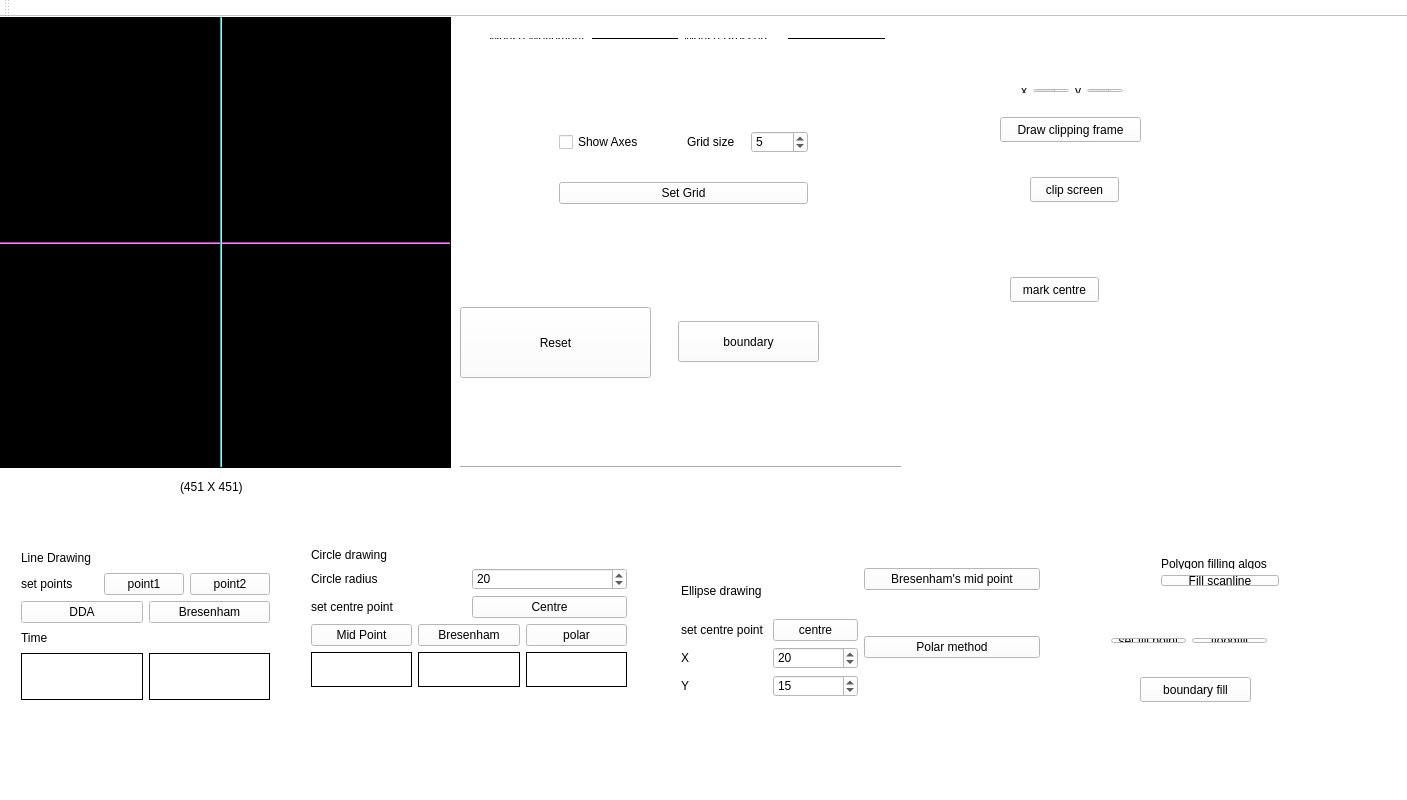
<?xml version="1.0" encoding="UTF-8"?>
<ui version="4.0">
 <class>MainWindow</class>
 <widget class="QMainWindow" name="MainWindow">
  <property name="geometry">
   <rect>
    <x>0</x>
    <y>0</y>
    <width>1407</width>
    <height>800</height>
   </rect>
  </property>
  <property name="windowTitle">
   <string>MainWindow</string>
  </property>
  <property name="styleSheet">
   <string notr="true">background-color: white;</string>
  </property>
  <widget class="QWidget" name="centralWidget">
   <widget class="my_label" name="frame">
    <property name="geometry">
     <rect>
      <x>0</x>
      <y>0</y>
      <width>451</width>
      <height>451</height>
     </rect>
    </property>
    <property name="mouseTracking">
     <bool>true</bool>
    </property>
    <property name="styleSheet">
     <string notr="true">background-color: rgb(0, 0, 0);</string>
    </property>
    <property name="frameShape">
     <enum>QFrame::Box</enum>
    </property>
    <property name="text">
     <string/>
    </property>
   </widget>
   <widget class="QLabel" name="label_6">
    <property name="geometry">
     <rect>
      <x>180</x>
      <y>460</y>
      <width>81</width>
      <height>20</height>
     </rect>
    </property>
    <property name="text">
     <string>(451 X 451)</string>
    </property>
   </widget>
   <widget class="Line" name="x_axis">
    <property name="geometry">
     <rect>
      <x>0</x>
      <y>225</y>
      <width>450</width>
      <height>2</height>
     </rect>
    </property>
    <property name="styleSheet">
     <string notr="true">background-color: rgb(255, 85, 255);</string>
    </property>
    <property name="orientation">
     <enum>Qt::Horizontal</enum>
    </property>
   </widget>
   <widget class="Line" name="y_axis">
    <property name="geometry">
     <rect>
      <x>220</x>
      <y>0</y>
      <width>2</width>
      <height>450</height>
     </rect>
    </property>
    <property name="styleSheet">
     <string notr="true">
background-color: rgb(85, 255, 255);</string>
    </property>
    <property name="orientation">
     <enum>Qt::Vertical</enum>
    </property>
   </widget>
   <widget class="QPushButton" name="resetButton">
    <property name="geometry">
     <rect>
      <x>460</x>
      <y>290</y>
      <width>191</width>
      <height>71</height>
     </rect>
    </property>
    <property name="text">
     <string>Reset</string>
    </property>
   </widget>
   <widget class="QWidget" name="layoutWidget">
    <property name="geometry">
     <rect>
      <x>540</x>
      <y>330</y>
      <width>85</width>
      <height>16</height>
     </rect>
    </property>
    <layout class="QVBoxLayout" name="verticalLayout_5"/>
   </widget>
   <widget class="Line" name="line">
    <property name="geometry">
     <rect>
      <x>460</x>
      <y>440</y>
      <width>441</width>
      <height>20</height>
     </rect>
    </property>
    <property name="orientation">
     <enum>Qt::Horizontal</enum>
    </property>
   </widget>
   <widget class="QWidget" name="layoutWidget">
    <property name="geometry">
     <rect>
      <x>548</x>
      <y>80</y>
      <width>271</width>
      <height>141</height>
     </rect>
    </property>
    <layout class="QVBoxLayout" name="verticalLayout_6">
     <item>
      <layout class="QHBoxLayout" name="horizontalLayout_3">
       <item>
        <widget class="QCheckBox" name="show_axes">
         <property name="text">
          <string>Show Axes</string>
         </property>
        </widget>
       </item>
       <item>
        <layout class="QHBoxLayout" name="horizontalLayout_2">
         <item>
          <widget class="QLabel" name="label">
           <property name="text">
            <string>Grid size</string>
           </property>
          </widget>
         </item>
         <item>
          <widget class="QSpinBox" name="gridspinbox">
           <property name="minimum">
            <number>2</number>
           </property>
           <property name="maximum">
            <number>30</number>
           </property>
           <property name="singleStep">
            <number>1</number>
           </property>
           <property name="value">
            <number>5</number>
           </property>
          </widget>
         </item>
        </layout>
       </item>
      </layout>
     </item>
     <item>
      <widget class="QPushButton" name="setgridbutton">
       <property name="text">
        <string>Set Grid</string>
       </property>
      </widget>
     </item>
    </layout>
   </widget>
   <widget class="QWidget" name="layoutWidget">
    <property name="geometry">
     <rect>
      <x>465</x>
      <y>10</y>
      <width>431</width>
      <height>23</height>
     </rect>
    </property>
    <layout class="QHBoxLayout" name="horizontalLayout_6">
     <item>
      <layout class="QHBoxLayout" name="horizontalLayout_5">
       <item>
        <widget class="QLabel" name="label_3">
         <property name="text">
          <string>    Mouse Movement</string>
         </property>
        </widget>
       </item>
       <item>
        <widget class="QLabel" name="mouse_movement">
         <property name="frameShape">
          <enum>QFrame::Panel</enum>
         </property>
         <property name="text">
          <string/>
         </property>
        </widget>
       </item>
      </layout>
     </item>
     <item>
      <layout class="QHBoxLayout" name="horizontalLayout_4">
       <item>
        <widget class="QLabel" name="label_5">
         <property name="text">
          <string>Mouse Pressed</string>
         </property>
        </widget>
       </item>
       <item>
        <widget class="QLabel" name="mouse_pressed">
         <property name="frameShape">
          <enum>QFrame::Panel</enum>
         </property>
         <property name="text">
          <string/>
         </property>
        </widget>
       </item>
      </layout>
     </item>
    </layout>
   </widget>
   <widget class="QWidget" name="layoutWidget">
    <property name="geometry">
     <rect>
      <x>300</x>
      <y>520</y>
      <width>338</width>
      <height>161</height>
     </rect>
    </property>
    <layout class="QVBoxLayout" name="verticalLayout_11">
     <item>
      <layout class="QVBoxLayout" name="verticalLayout_10">
       <item>
        <widget class="QLabel" name="label_7">
         <property name="text">
          <string>Circle drawing</string>
         </property>
        </widget>
       </item>
       <item>
        <layout class="QVBoxLayout" name="verticalLayout_9">
         <item>
          <layout class="QHBoxLayout" name="horizontalLayout_9">
           <item>
            <widget class="QLabel" name="label_8">
             <property name="text">
              <string>Circle radius</string>
             </property>
            </widget>
           </item>
           <item>
            <widget class="QSpinBox" name="radius">
             <property name="value">
              <number>20</number>
             </property>
            </widget>
           </item>
          </layout>
         </item>
         <item>
          <layout class="QHBoxLayout" name="horizontalLayout_10">
           <item>
            <widget class="QLabel" name="label_9">
             <property name="text">
              <string>set centre point</string>
             </property>
            </widget>
           </item>
           <item>
            <layout class="QHBoxLayout" name="horizontalLayout">
             <item>
              <widget class="QPushButton" name="centre">
               <property name="text">
                <string>Centre</string>
               </property>
              </widget>
             </item>
            </layout>
           </item>
          </layout>
         </item>
        </layout>
       </item>
      </layout>
     </item>
     <item>
      <layout class="QHBoxLayout" name="horizontalLayout_11">
       <item>
        <layout class="QVBoxLayout" name="verticalLayout_3">
         <item>
          <widget class="QPushButton" name="Midpoint">
           <property name="text">
            <string>Mid Point</string>
           </property>
          </widget>
         </item>
         <item>
          <widget class="QLabel" name="timemidpoint">
           <property name="frameShape">
            <enum>QFrame::Panel</enum>
           </property>
           <property name="text">
            <string/>
           </property>
          </widget>
         </item>
        </layout>
       </item>
       <item>
        <layout class="QVBoxLayout" name="verticalLayout_4">
         <item>
          <widget class="QPushButton" name="Bresenhamcircle">
           <property name="text">
            <string>Bresenham</string>
           </property>
          </widget>
         </item>
         <item>
          <widget class="QLabel" name="timebresenham">
           <property name="frameShape">
            <enum>QFrame::Panel</enum>
           </property>
           <property name="text">
            <string/>
           </property>
          </widget>
         </item>
        </layout>
       </item>
       <item>
        <layout class="QVBoxLayout" name="verticalLayout_17">
         <item>
          <widget class="QPushButton" name="polar_btn">
           <property name="text">
            <string>polar</string>
           </property>
          </widget>
         </item>
         <item>
          <widget class="QLabel" name="time_circle_polar">
           <property name="frameShape">
            <enum>QFrame::Panel</enum>
           </property>
           <property name="text">
            <string/>
           </property>
          </widget>
         </item>
        </layout>
       </item>
      </layout>
     </item>
    </layout>
   </widget>
   <widget class="QWidget" name="layoutWidget">
    <property name="geometry">
     <rect>
      <x>10</x>
      <y>520</y>
      <width>271</width>
      <height>174</height>
     </rect>
    </property>
    <layout class="QVBoxLayout" name="verticalLayout_13">
     <item>
      <layout class="QVBoxLayout" name="verticalLayout_7">
       <item>
        <widget class="QLabel" name="label_2">
         <property name="text">
          <string>Line Drawing</string>
         </property>
        </widget>
       </item>
       <item>
        <layout class="QHBoxLayout" name="horizontalLayout_7">
         <item>
          <widget class="QLabel" name="label_4">
           <property name="text">
            <string>set points</string>
           </property>
          </widget>
         </item>
         <item>
          <widget class="QPushButton" name="setpoint1">
           <property name="text">
            <string>point1</string>
           </property>
          </widget>
         </item>
         <item>
          <widget class="QPushButton" name="setpoint2">
           <property name="text">
            <string>point2</string>
           </property>
          </widget>
         </item>
        </layout>
       </item>
      </layout>
     </item>
     <item>
      <layout class="QVBoxLayout" name="verticalLayout_12">
       <item>
        <layout class="QVBoxLayout" name="verticalLayout_8">
         <item>
          <layout class="QHBoxLayout" name="horizontalLayout_8">
           <item>
            <layout class="QVBoxLayout" name="verticalLayout_2">
             <item>
              <widget class="QPushButton" name="DDAline">
               <property name="text">
                <string>DDA</string>
               </property>
              </widget>
             </item>
            </layout>
           </item>
           <item>
            <layout class="QVBoxLayout" name="verticalLayout">
             <item>
              <widget class="QPushButton" name="bresenhamLine">
               <property name="text">
                <string>Bresenham</string>
               </property>
              </widget>
             </item>
            </layout>
           </item>
          </layout>
         </item>
        </layout>
       </item>
       <item>
        <widget class="QLabel" name="label_10">
         <property name="text">
          <string>Time</string>
         </property>
        </widget>
       </item>
      </layout>
     </item>
     <item>
      <layout class="QHBoxLayout" name="horizontalLayout_12">
       <item>
        <widget class="QLabel" name="time_dda">
         <property name="frameShape">
          <enum>QFrame::Panel</enum>
         </property>
         <property name="text">
          <string/>
         </property>
        </widget>
       </item>
       <item>
        <widget class="QLabel" name="time_Bresenhum">
         <property name="frameShape">
          <enum>QFrame::Panel</enum>
         </property>
         <property name="text">
          <string/>
         </property>
        </widget>
       </item>
      </layout>
     </item>
    </layout>
   </widget>
   <widget class="QPushButton" name="pushButton">
    <property name="geometry">
     <rect>
      <x>500</x>
      <y>310</y>
      <width>101</width>
      <height>25</height>
     </rect>
    </property>
    <property name="text">
     <string>boundary fill</string>
    </property>
   </widget>
   <widget class="QPushButton" name="boundaryFill">
    <property name="geometry">
     <rect>
      <x>1140</x>
      <y>660</y>
      <width>111</width>
      <height>25</height>
     </rect>
    </property>
    <property name="text">
     <string>boundary fill</string>
    </property>
   </widget>
   <widget class="QWidget" name="layoutWidget">
    <property name="geometry">
     <rect>
      <x>670</x>
      <y>540</y>
      <width>381</width>
      <height>151</height>
     </rect>
    </property>
    <layout class="QHBoxLayout" name="horizontalLayout_16">
     <item>
      <layout class="QVBoxLayout" name="verticalLayout_16">
       <item>
        <layout class="QVBoxLayout" name="verticalLayout_15">
         <item>
          <widget class="QLabel" name="label_11">
           <property name="text">
            <string>Ellipse drawing</string>
           </property>
          </widget>
         </item>
         <item>
          <layout class="QHBoxLayout" name="horizontalLayout_15">
           <item>
            <widget class="QLabel" name="label_14">
             <property name="text">
              <string>set centre point</string>
             </property>
            </widget>
           </item>
           <item>
            <widget class="QPushButton" name="ellipseCentre">
             <property name="text">
              <string>centre</string>
             </property>
            </widget>
           </item>
          </layout>
         </item>
         <item>
          <layout class="QVBoxLayout" name="verticalLayout_14">
           <item>
            <layout class="QHBoxLayout" name="horizontalLayout_13">
             <item>
              <widget class="QLabel" name="label_12">
               <property name="text">
                <string>X</string>
               </property>
              </widget>
             </item>
             <item>
              <widget class="QSpinBox" name="ellipseMajorAxis">
               <property name="value">
                <number>20</number>
               </property>
              </widget>
             </item>
            </layout>
           </item>
           <item>
            <layout class="QHBoxLayout" name="horizontalLayout_14">
             <item>
              <widget class="QLabel" name="label_13">
               <property name="text">
                <string>Y</string>
               </property>
              </widget>
             </item>
             <item>
              <widget class="QSpinBox" name="ellipseMinorAxis">
               <property name="value">
                <number>15</number>
               </property>
              </widget>
             </item>
            </layout>
           </item>
          </layout>
         </item>
        </layout>
       </item>
      </layout>
     </item>
     <item>
      <layout class="QVBoxLayout" name="verticalLayout_18">
       <item>
        <widget class="QPushButton" name="ellipseMidPoint">
         <property name="text">
          <string>Bresenham's mid point</string>
         </property>
        </widget>
       </item>
       <item>
        <widget class="QLabel" name="timeEllipseMidpoint">
         <property name="text">
          <string/>
         </property>
        </widget>
       </item>
       <item>
        <widget class="QPushButton" name="ellipsePolarMethod">
         <property name="text">
          <string>Polar method</string>
         </property>
        </widget>
       </item>
       <item>
        <widget class="QLabel" name="timeEllipsePolar">
         <property name="text">
          <string/>
         </property>
        </widget>
       </item>
      </layout>
     </item>
    </layout>
   </widget>
   <widget class="QWidget" name="layoutWidget">
    <property name="geometry">
     <rect>
      <x>1150</x>
      <y>530</y>
      <width>140</width>
      <height>50</height>
     </rect>
    </property>
    <layout class="QVBoxLayout" name="verticalLayout_19">
     <item>
      <widget class="QLabel" name="label_15">
       <property name="text">
        <string>Polygon filling algos</string>
       </property>
      </widget>
     </item>
     <item>
      <widget class="QPushButton" name="fillScanline">
       <property name="text">
        <string>Fill scanline</string>
       </property>
      </widget>
     </item>
    </layout>
   </widget>
   <widget class="QWidget" name="layoutWidget">
    <property name="geometry">
     <rect>
      <x>1100</x>
      <y>610</y>
      <width>178</width>
      <height>27</height>
     </rect>
    </property>
    <layout class="QHBoxLayout" name="horizontalLayout_17">
     <item>
      <widget class="QPushButton" name="setFillPoint">
       <property name="text">
        <string>set fill point</string>
       </property>
      </widget>
     </item>
     <item>
      <widget class="QPushButton" name="floodFillBtn">
       <property name="text">
        <string>floodfill</string>
       </property>
      </widget>
     </item>
    </layout>
   </widget>
   <widget class="QPushButton" name="polar">
    <property name="geometry">
     <rect>
      <x>510</x>
      <y>300</y>
      <width>83</width>
      <height>25</height>
     </rect>
    </property>
    <property name="text">
     <string>Polar</string>
    </property>
   </widget>
   <widget class="QLabel" name="timepolar">
    <property name="geometry">
     <rect>
      <x>510</x>
      <y>320</y>
      <width>83</width>
      <height>21</height>
     </rect>
    </property>
    <property name="frameShape">
     <enum>QFrame::Panel</enum>
    </property>
    <property name="text">
     <string/>
    </property>
   </widget>
   <widget class="QPushButton" name="setBoundary">
    <property name="geometry">
     <rect>
      <x>678</x>
      <y>304</y>
      <width>141</width>
      <height>41</height>
     </rect>
    </property>
    <property name="text">
     <string>boundary</string>
    </property>
   </widget>
   <widget class="QPushButton" name="drawClippingFrame">
    <property name="geometry">
     <rect>
      <x>1000</x>
      <y>100</y>
      <width>141</width>
      <height>25</height>
     </rect>
    </property>
    <property name="text">
     <string>Draw clipping frame</string>
    </property>
   </widget>
   <widget class="QPushButton" name="clipScreen">
    <property name="geometry">
     <rect>
      <x>1030</x>
      <y>160</y>
      <width>89</width>
      <height>25</height>
     </rect>
    </property>
    <property name="text">
     <string>clip screen</string>
    </property>
   </widget>
   <widget class="QWidget" name="layoutWidget">
    <property name="geometry">
     <rect>
      <x>1010</x>
      <y>60</y>
      <width>125</width>
      <height>27</height>
     </rect>
    </property>
    <layout class="QHBoxLayout" name="horizontalLayout_18">
     <item>
      <widget class="QLabel" name="label_16">
       <property name="text">
        <string>x</string>
       </property>
      </widget>
     </item>
     <item>
      <widget class="QSpinBox" name="clippingFrameX">
       <property name="value">
        <number>24</number>
       </property>
      </widget>
     </item>
     <item>
      <widget class="QLabel" name="label_17">
       <property name="text">
        <string>y</string>
       </property>
      </widget>
     </item>
     <item>
      <widget class="QSpinBox" name="clippingFrameY">
       <property name="value">
        <number>12</number>
       </property>
      </widget>
     </item>
    </layout>
   </widget>
   <widget class="QPushButton" name="markCentre">
    <property name="geometry">
     <rect>
      <x>1010</x>
      <y>260</y>
      <width>89</width>
      <height>25</height>
     </rect>
    </property>
    <property name="text">
     <string>mark centre</string>
    </property>
   </widget>
   <zorder>layoutWidget</zorder>
   <zorder>layoutWidget</zorder>
   <zorder>layoutWidget</zorder>
   <zorder>pushButton</zorder>
   <zorder>frame</zorder>
   <zorder>label_6</zorder>
   <zorder>x_axis</zorder>
   <zorder>y_axis</zorder>
   <zorder>layoutWidget</zorder>
   <zorder>layoutWidget</zorder>
   <zorder>layoutWidget</zorder>
   <zorder>layoutWidget</zorder>
   <zorder>layoutWidget</zorder>
   <zorder>layoutWidget</zorder>
   <zorder>line</zorder>
   <zorder>boundaryFill</zorder>
   <zorder>polar</zorder>
   <zorder>timepolar</zorder>
   <zorder>resetButton</zorder>
   <zorder>setBoundary</zorder>
   <zorder>drawClippingFrame</zorder>
   <zorder>clipScreen</zorder>
   <zorder>markCentre</zorder>
  </widget>
  <widget class="QMenuBar" name="menuBar">
   <property name="geometry">
    <rect>
     <x>0</x>
     <y>0</y>
     <width>1407</width>
     <height>22</height>
    </rect>
   </property>
  </widget>
  <widget class="QToolBar" name="mainToolBar">
   <attribute name="toolBarArea">
    <enum>TopToolBarArea</enum>
   </attribute>
   <attribute name="toolBarBreak">
    <bool>false</bool>
   </attribute>
  </widget>
  <widget class="QStatusBar" name="statusBar"/>
 </widget>
 <layoutdefault spacing="6" margin="11"/>
 <customwidgets>
  <customwidget>
   <class>my_label</class>
   <extends>QLabel</extends>
   <header location="global">my_label.h</header>
  </customwidget>
 </customwidgets>
 <resources/>
 <connections/>
</ui>
